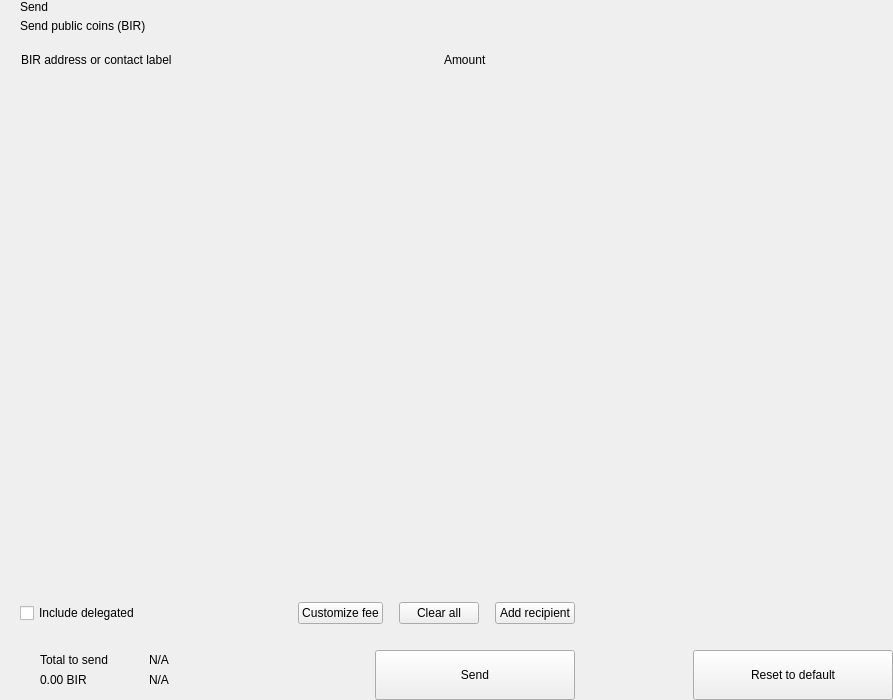
<?xml version="1.0" encoding="UTF-8"?>
<ui version="4.0">
 <class>send</class>
 <widget class="QWidget" name="send">
  <property name="geometry">
   <rect>
    <x>0</x>
    <y>0</y>
    <width>893</width>
    <height>700</height>
   </rect>
  </property>
  <property name="windowTitle">
   <string>Form</string>
  </property>
  <layout class="QHBoxLayout" name="horizontalLayout_2" stretch="2,1">
   <property name="spacing">
    <number>0</number>
   </property>
   <property name="leftMargin">
    <number>0</number>
   </property>
   <property name="topMargin">
    <number>0</number>
   </property>
   <property name="rightMargin">
    <number>0</number>
   </property>
   <property name="bottomMargin">
    <number>0</number>
   </property>
   <item>
    <widget class="QWidget" name="left" native="true">
     <layout class="QVBoxLayout" name="verticalLayout_3">
      <property name="spacing">
       <number>0</number>
      </property>
      <property name="leftMargin">
       <number>0</number>
      </property>
      <property name="topMargin">
       <number>0</number>
      </property>
      <property name="rightMargin">
       <number>0</number>
      </property>
      <property name="bottomMargin">
       <number>0</number>
      </property>
      <item>
       <layout class="QVBoxLayout" name="verticalLayout_22" stretch="0,0,0,1,0,0,0,0">
        <property name="spacing">
         <number>0</number>
        </property>
        <item>
         <layout class="QHBoxLayout" name="horizontalLayout_3">
          <property name="spacing">
           <number>0</number>
          </property>
          <property name="leftMargin">
           <number>20</number>
          </property>
          <property name="rightMargin">
           <number>20</number>
          </property>
          <item>
           <layout class="QVBoxLayout" name="verticalLayout">
            <property name="spacing">
             <number>5</number>
            </property>
            <item>
             <widget class="QLabel" name="labelTitle">
              <property name="text">
               <string>Send</string>
              </property>
              <property name="alignment">
               <set>Qt::AlignLeading|Qt::AlignLeft|Qt::AlignVCenter</set>
              </property>
             </widget>
            </item>
            <item>
             <widget class="QLabel" name="labelSubtitle1">
              <property name="text">
               <string>Send public coins (BIR)</string>
              </property>
             </widget>
            </item>
           </layout>
          </item>
          <item>
           <spacer name="horizontalSpacer">
            <property name="orientation">
             <enum>Qt::Horizontal</enum>
            </property>
            <property name="sizeHint" stdset="0">
             <size>
              <width>40</width>
              <height>20</height>
             </size>
            </property>
           </spacer>
          </item>
         </layout>
        </item>
        <item>
         <spacer name="verticalSpacer_2">
          <property name="orientation">
           <enum>Qt::Vertical</enum>
          </property>
          <property name="sizeType">
           <enum>QSizePolicy::Fixed</enum>
          </property>
          <property name="sizeHint" stdset="0">
           <size>
            <width>20</width>
            <height>20</height>
           </size>
          </property>
         </spacer>
        </item>
        <item>
         <layout class="QHBoxLayout" name="horizontalLayout" stretch="6,0,2">
          <property name="spacing">
           <number>0</number>
          </property>
          <property name="leftMargin">
           <number>10</number>
          </property>
          <property name="topMargin">
           <number>0</number>
          </property>
          <property name="rightMargin">
           <number>20</number>
          </property>
          <property name="bottomMargin">
           <number>0</number>
          </property>
          <item>
           <widget class="QLabel" name="labelSubtitleAddress">
            <property name="styleSheet">
             <string notr="true">margin-left:8px;</string>
            </property>
            <property name="text">
             <string>BIR address or contact label</string>
            </property>
           </widget>
          </item>
          <item>
           <spacer name="horizontalSpacer_3">
            <property name="orientation">
             <enum>Qt::Horizontal</enum>
            </property>
            <property name="sizeType">
             <enum>QSizePolicy::Fixed</enum>
            </property>
            <property name="sizeHint" stdset="0">
             <size>
              <width>40</width>
              <height>1</height>
             </size>
            </property>
           </spacer>
          </item>
          <item>
           <widget class="QLabel" name="labelSubtitleAmount">
            <property name="text">
             <string>Amount</string>
            </property>
           </widget>
          </item>
         </layout>
        </item>
        <item>
         <widget class="QScrollArea" name="scrollArea">
          <property name="minimumSize">
           <size>
            <width>0</width>
            <height>350</height>
           </size>
          </property>
          <property name="styleSheet">
           <string notr="true">#scrollArea {
            background:transparent;
            margin-top:10px;
}</string>
          </property>
          <property name="horizontalScrollBarPolicy">
           <enum>Qt::ScrollBarAlwaysOff</enum>
          </property>
          <property name="sizeAdjustPolicy">
           <enum>QAbstractScrollArea::AdjustIgnored</enum>
          </property>
          <property name="widgetResizable">
           <bool>true</bool>
          </property>
          <property name="alignment">
           <set>Qt::AlignLeading|Qt::AlignLeft|Qt::AlignTop</set>
          </property>
          <widget class="QWidget" name="scrollAreaWidgetContents">
           <property name="geometry">
            <rect>
             <x>0</x>
             <y>0</y>
             <width>591</width>
             <height>16</height>
            </rect>
           </property>
           <property name="sizePolicy">
            <sizepolicy hsizetype="Preferred" vsizetype="Maximum">
             <horstretch>0</horstretch>
             <verstretch>0</verstretch>
            </sizepolicy>
           </property>
           <property name="autoFillBackground">
            <bool>false</bool>
           </property>
           <property name="styleSheet">
            <string notr="true">#scrollAreaWidgetContents {
             background:transparent;
             }</string>
           </property>
           <layout class="QVBoxLayout" name="verticalLayout_7">
            <property name="spacing">
             <number>0</number>
            </property>
            <property name="sizeConstraint">
             <enum>QLayout::SetDefaultConstraint</enum>
            </property>
            <property name="leftMargin">
             <number>0</number>
            </property>
            <property name="topMargin">
             <number>0</number>
            </property>
            <property name="rightMargin">
             <number>0</number>
            </property>
            <property name="bottomMargin">
             <number>0</number>
            </property>
           </layout>
          </widget>
         </widget>
        </item>
        <item>
         <spacer name="verticalSpacer_4">
          <property name="orientation">
           <enum>Qt::Vertical</enum>
          </property>
          <property name="sizeType">
           <enum>QSizePolicy::Fixed</enum>
          </property>
          <property name="sizeHint" stdset="0">
           <size>
            <width>20</width>
            <height>20</height>
           </size>
          </property>
         </spacer>
        </item>
        <item>
         <layout class="QHBoxLayout" name="horizontalLayout_20">
          <property name="spacing">
           <number>6</number>
          </property>
          <property name="leftMargin">
           <number>20</number>
          </property>
          <property name="rightMargin">
           <number>20</number>
          </property>
          <item>
           <widget class="QCheckBox" name="checkBoxDelegations">
            <property name="layoutDirection">
             <enum>Qt::LeftToRight</enum>
            </property>
            <property name="text">
             <string>Include delegated</string>
            </property>
           </widget>
          </item>
          <item>
           <spacer name="horizontalSpacer_4">
            <property name="orientation">
             <enum>Qt::Horizontal</enum>
            </property>
            <property name="sizeHint" stdset="0">
             <size>
              <width>10</width>
              <height>20</height>
             </size>
            </property>
           </spacer>
          </item>
          <item>
           <widget class="QPushButton" name="pushButtonFee">
            <property name="focusPolicy">
             <enum>Qt::NoFocus</enum>
            </property>
            <property name="text">
             <string>Customize fee</string>
            </property>
           </widget>
          </item>
          <item>
           <spacer name="horizontalSpacer_11">
            <property name="orientation">
             <enum>Qt::Horizontal</enum>
            </property>
            <property name="sizeType">
             <enum>QSizePolicy::Minimum</enum>
            </property>
            <property name="sizeHint" stdset="0">
             <size>
              <width>10</width>
              <height>20</height>
             </size>
            </property>
           </spacer>
          </item>
          <item>
           <widget class="QPushButton" name="pushButtonClear">
            <property name="focusPolicy">
             <enum>Qt::NoFocus</enum>
            </property>
            <property name="layoutDirection">
             <enum>Qt::RightToLeft</enum>
            </property>
            <property name="text">
             <string>Clear all</string>
            </property>
           </widget>
          </item>
          <item>
           <spacer name="horizontalSpacer_6">
            <property name="orientation">
             <enum>Qt::Horizontal</enum>
            </property>
            <property name="sizeType">
             <enum>QSizePolicy::Fixed</enum>
            </property>
            <property name="sizeHint" stdset="0">
             <size>
              <width>10</width>
              <height>20</height>
             </size>
            </property>
           </spacer>
          </item>
          <item>
           <widget class="QPushButton" name="pushButtonAddRecipient">
            <property name="focusPolicy">
             <enum>Qt::NoFocus</enum>
            </property>
            <property name="text">
             <string>Add recipient</string>
            </property>
           </widget>
          </item>
         </layout>
        </item>
        <item>
         <spacer name="verticalSpacer">
          <property name="orientation">
           <enum>Qt::Vertical</enum>
          </property>
          <property name="sizeType">
           <enum>QSizePolicy::Fixed</enum>
          </property>
          <property name="sizeHint" stdset="0">
           <size>
            <width>20</width>
            <height>16</height>
           </size>
          </property>
         </spacer>
        </item>
        <item>
         <layout class="QHBoxLayout" name="horizontalLayout_7">
          <property name="rightMargin">
           <number>20</number>
          </property>
          <item>
           <layout class="QHBoxLayout" name="horizontalLayout_10">
            <property name="spacing">
             <number>0</number>
            </property>
            <property name="leftMargin">
             <number>8</number>
            </property>
            <item>
             <widget class="QStackedWidget" name="stackedWidget">
              <property name="minimumSize">
               <size>
                <width>0</width>
                <height>60</height>
               </size>
              </property>
              <property name="maximumSize">
               <size>
                <width>16777215</width>
                <height>60</height>
               </size>
              </property>
              <widget class="QWidget" name="page1">
               <layout class="QVBoxLayout" name="verticalLayout_71" stretch="0">
                <property name="spacing">
                 <number>6</number>
                </property>
                <property name="leftMargin">
                 <number>12</number>
                </property>
                <property name="topMargin">
                 <number>0</number>
                </property>
                <property name="rightMargin">
                 <number>0</number>
                </property>
                <property name="bottomMargin">
                 <number>0</number>
                </property>
                <item>
                 <widget class="QWidget" name="coinWidget" native="true">
                  <property name="minimumSize">
                   <size>
                    <width>0</width>
                    <height>60</height>
                   </size>
                  </property>
                  <property name="maximumSize">
                   <size>
                    <width>16777215</width>
                    <height>60</height>
                   </size>
                  </property>
                  <layout class="QHBoxLayout" name="horizontalLayout_9">
                   <property name="spacing">
                    <number>0</number>
                   </property>
                   <property name="leftMargin">
                    <number>20</number>
                   </property>
                   <property name="topMargin">
                    <number>10</number>
                   </property>
                   <property name="rightMargin">
                    <number>20</number>
                   </property>
                   <property name="bottomMargin">
                    <number>10</number>
                   </property>
                   <item>
                    <layout class="QVBoxLayout" name="verticalSend">
                     <property name="spacing">
                      <number>0</number>
                     </property>
                     <item>
                      <widget class="QLabel" name="labelTitleTotalSend">
                       <property name="text">
                        <string>Total to send</string>
                       </property>
                      </widget>
                     </item>
                     <item>
                      <widget class="QLabel" name="labelAmountSend">
                       <property name="text">
                        <string notr="true">0.00 BIR</string>
                       </property>
                      </widget>
                     </item>
                    </layout>
                   </item>
                   <item>
                    <spacer name="horizontalSpacer_9">
                     <property name="orientation">
                      <enum>Qt::Horizontal</enum>
                     </property>
                     <property name="sizeType">
                      <enum>QSizePolicy::Fixed</enum>
                     </property>
                     <property name="sizeHint" stdset="0">
                      <size>
                       <width>20</width>
                       <height>20</height>
                      </size>
                     </property>
                    </spacer>
                   </item>
                   <item>
                    <widget class="QLabel" name="labelLine">
                     <property name="minimumSize">
                      <size>
                       <width>1</width>
                       <height>0</height>
                      </size>
                     </property>
                     <property name="maximumSize">
                      <size>
                       <width>1</width>
                       <height>16777215</height>
                      </size>
                     </property>
                     <property name="text">
                      <string/>
                     </property>
                    </widget>
                   </item>
                   <item>
                    <spacer name="horizontalSpacer_10">
                     <property name="orientation">
                      <enum>Qt::Horizontal</enum>
                     </property>
                     <property name="sizeType">
                      <enum>QSizePolicy::Fixed</enum>
                     </property>
                     <property name="sizeHint" stdset="0">
                      <size>
                       <width>20</width>
                       <height>20</height>
                      </size>
                     </property>
                    </spacer>
                   </item>
                   <item>
                    <layout class="QVBoxLayout" name="verticalRemaining">
                     <property name="spacing">
                      <number>0</number>
                     </property>
                     <item>
                      <widget class="QLabel" name="labelTitleTotalRemaining">
                       <property name="text">
                        <string notr="true">N/A</string>
                       </property>
                      </widget>
                     </item>
                     <item>
                      <widget class="QLabel" name="labelAmountRemaining">
                       <property name="text">
                        <string notr="true">N/A</string>
                       </property>
                      </widget>
                     </item>
                    </layout>
                   </item>
                  </layout>
                 </widget>
                </item>
               </layout>
              </widget>
              <widget class="QWidget" name="page_2"/>
             </widget>
            </item>
           </layout>
          </item>
          <item>
           <spacer name="horizontalSpacer_5">
            <property name="orientation">
             <enum>Qt::Horizontal</enum>
            </property>
            <property name="sizeType">
             <enum>QSizePolicy::Expanding</enum>
            </property>
            <property name="sizeHint" stdset="0">
             <size>
              <width>40</width>
              <height>20</height>
             </size>
            </property>
           </spacer>
          </item>
          <item alignment="Qt::AlignBottom">
           <widget class="QPushButton" name="pushButtonSave">
            <property name="minimumSize">
             <size>
              <width>200</width>
              <height>50</height>
             </size>
            </property>
            <property name="maximumSize">
             <size>
              <width>200</width>
              <height>50</height>
             </size>
            </property>
            <property name="focusPolicy">
             <enum>Qt::NoFocus</enum>
            </property>
            <property name="text">
             <string>Send</string>
            </property>
           </widget>
          </item>
         </layout>
        </item>
       </layout>
      </item>
     </layout>
    </widget>
   </item>
   <item>
    <widget class="QWidget" name="right" native="true">
     <layout class="QVBoxLayout" name="verticalLayout_5">
      <property name="leftMargin">
       <number>0</number>
      </property>
      <property name="topMargin">
       <number>0</number>
      </property>
      <property name="rightMargin">
       <number>0</number>
      </property>
      <property name="bottomMargin">
       <number>0</number>
      </property>
      <item>
       <layout class="QVBoxLayout" name="verticalLayout_4">
        <property name="spacing">
         <number>6</number>
        </property>
        <item>
         <widget class="OptionButton" name="btnCoinControl" native="true">
          <property name="minimumSize">
           <size>
            <width>0</width>
            <height>50</height>
           </size>
          </property>
         </widget>
        </item>
        <item>
         <widget class="OptionButton" name="btnChangeAddress" native="true">
          <property name="minimumSize">
           <size>
            <width>0</width>
            <height>50</height>
           </size>
          </property>
         </widget>
        </item>
        <item>
         <widget class="OptionButton" name="btnUri" native="true">
          <property name="minimumSize">
           <size>
            <width>0</width>
            <height>50</height>
           </size>
          </property>
         </widget>
        </item>
        <item>
         <spacer name="verticalSpacer_5">
          <property name="orientation">
           <enum>Qt::Vertical</enum>
          </property>
          <property name="sizeHint" stdset="0">
           <size>
            <width>20</width>
            <height>40</height>
           </size>
          </property>
         </spacer>
        </item>
        <item>
         <layout class="QHBoxLayout" name="horizontalLayout_8">
          <item>
           <spacer name="horizontalSpacer_7">
            <property name="orientation">
             <enum>Qt::Horizontal</enum>
            </property>
            <property name="sizeHint" stdset="0">
             <size>
              <width>40</width>
              <height>20</height>
             </size>
            </property>
           </spacer>
          </item>
          <item>
           <widget class="QPushButton" name="pushButtonReset">
            <property name="minimumSize">
             <size>
              <width>200</width>
              <height>50</height>
             </size>
            </property>
            <property name="maximumSize">
             <size>
              <width>200</width>
              <height>50</height>
             </size>
            </property>
            <property name="focusPolicy">
             <enum>Qt::NoFocus</enum>
            </property>
            <property name="text">
             <string>Reset to default</string>
            </property>
           </widget>
          </item>
         </layout>
        </item>
       </layout>
      </item>
     </layout>
    </widget>
   </item>
  </layout>
 </widget>
 <customwidgets>
  <customwidget>
   <class>OptionButton</class>
   <extends>QWidget</extends>
   <header>qt/pivx/optionbutton.h</header>
   <container>1</container>
  </customwidget>
 </customwidgets>
 <resources/>
 <connections/>
</ui>
